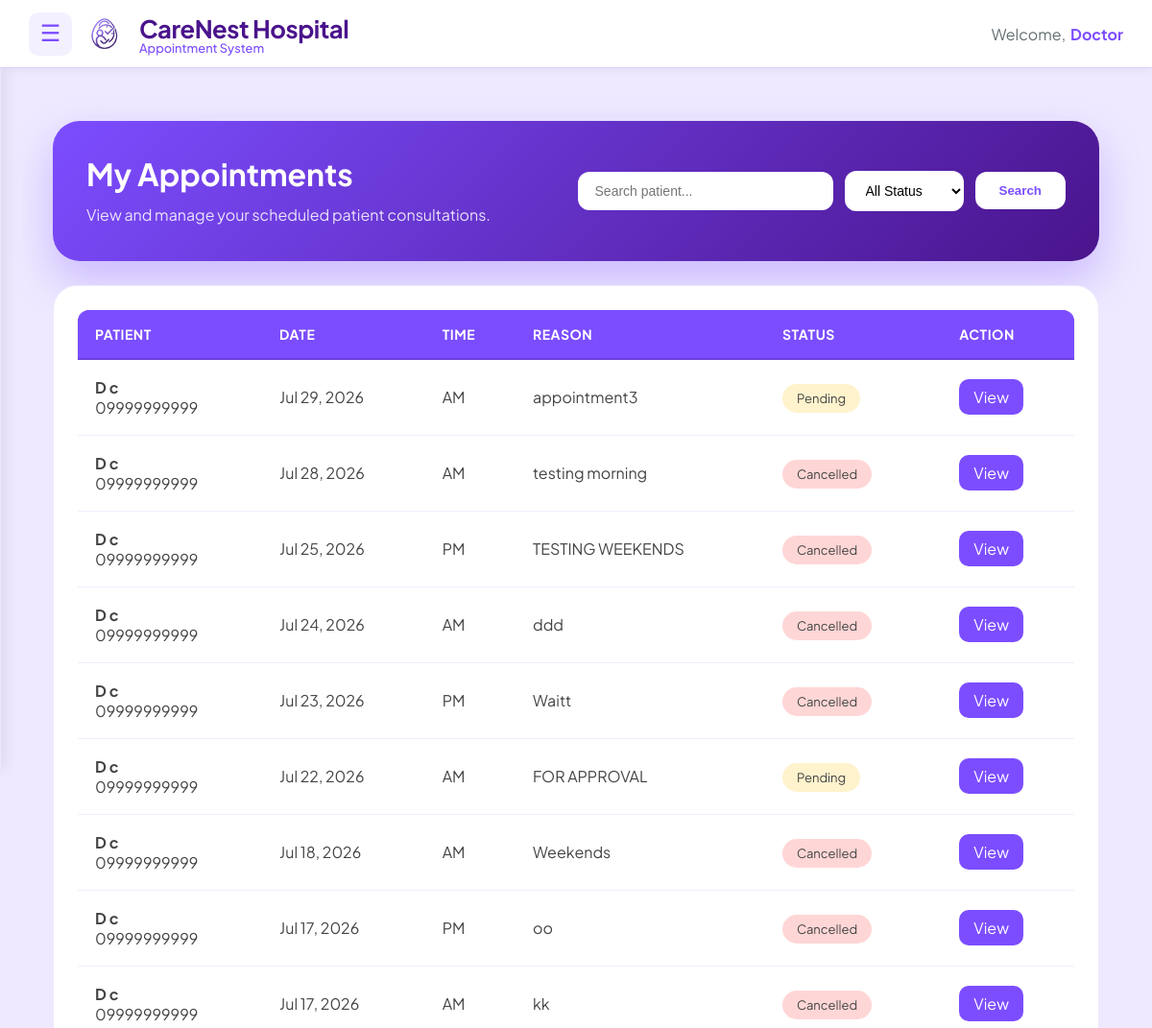
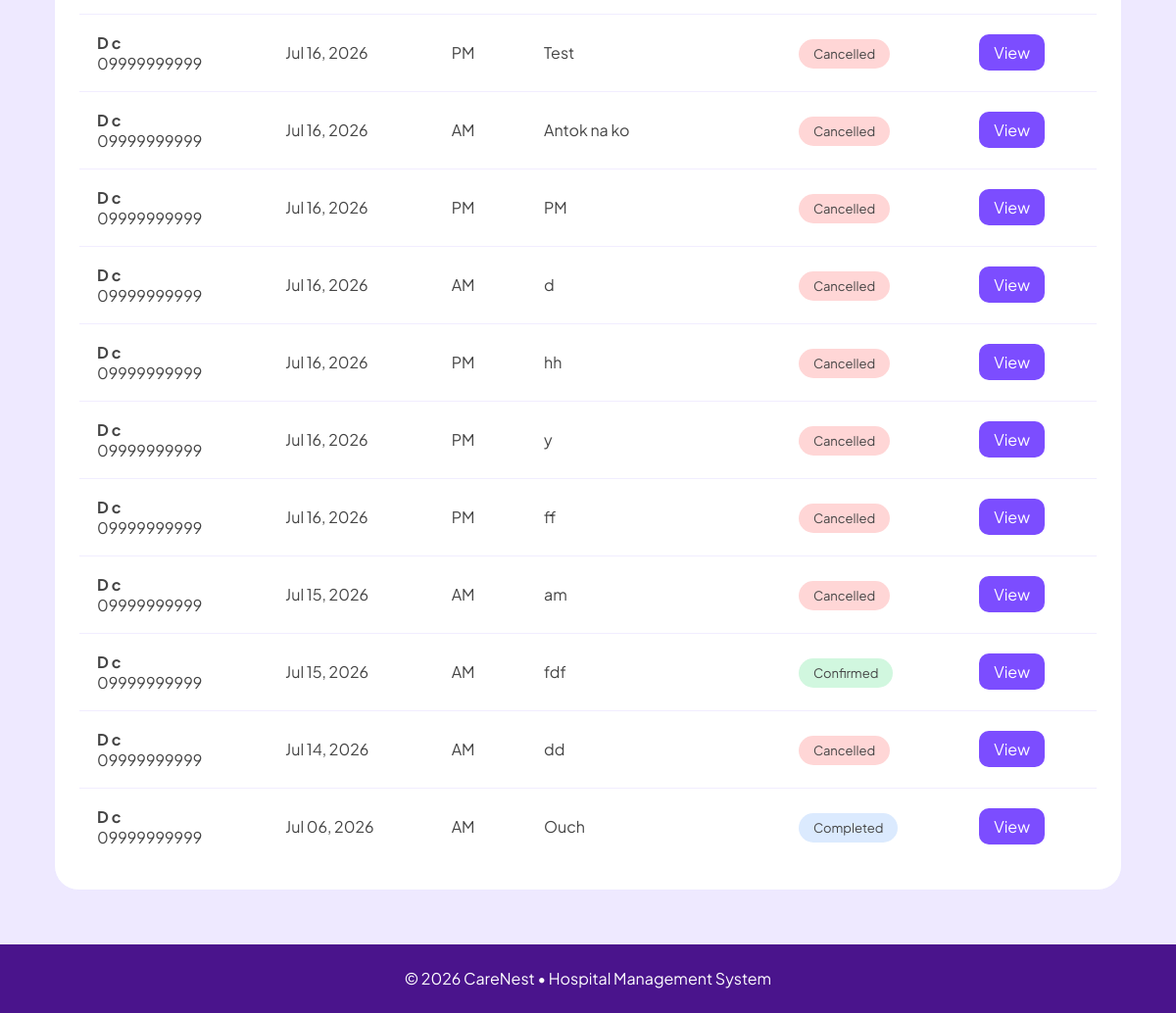
The page /doctor/appointments/ (signed in) on the database its author committed (2 pictures, top to bottom).
### main/models.py (models this page shows, shortened)
class Appointment(models.Model):
    STATUS_CHOICES = [
        ('Waiting', 'Waiting'),
        ('Pending', 'Pending'),
        ('Confirmed', 'Confirmed'),
        ('Completed', 'Completed'),
        ('Cancelled', 'Cancelled'),
    ]
    TIME_PERIOD_CHOICES = [
        ('AM', 'AM'),
        ('PM', 'PM'),
    ]
    patient = models.ForeignKey(
        Patient,
        on_delete=models.CASCADE,
        related_name='appointments'
    )
    doctor = models.ForeignKey(
        Doctor,
        on_delete=models.CASCADE,
        related_name='appointments'
    )
    date = models.DateField()
    time_period = models.CharField(
        max_length=2,
        choices=TIME_PERIOD_CHOICES,
        default='AM'
    )
    reason = models.TextField()
    status = models.CharField(
        max_length=15,
        choices=STATUS_CHOICES,
        default='Pending'
    )
    created_at = models.DateTimeField(auto_now_add=True)

class Patient(models.Model):
    SEX_CHOICES = [
        ('Male', 'Male'),
        ('Female', 'Female'),
        ('Other', 'Other'),
    ]
    BLOOD_TYPE_CHOICES = [
        ('A+', 'A+'),
        ('A-', 'A-'),
        ('B+', 'B+'),
        ('B-', 'B-'),
        ('AB+', 'AB+'),
        ('AB-', 'AB-'),
        ('O+', 'O+'),
        ('O-', 'O-'),
        ('Unknown', 'Unknown'),
    ]
    user = models.OneToOneField(
        User,
        on_delete=models.CASCADE,
        related_name='patient_profile'
    )
    first_name = models.CharField(max_length=50, default="Unknown")
    middle_name = models.CharField(max_length=50, blank=True, null=True)
    last_name = models.CharField(max_length=50, default="Unknown")
    date_of_birth = models.DateField()
    sex = models.CharField(
        max_length=10,
        choices=SEX_CHOICES,
        default='Male'
    )
    blood_type = models.CharField(
        max_length=10,
        choices=BLOOD_TYPE_CHOICES,
        default='Unknown'
    )
    height = models.DecimalField(
        max_digits=5,
        decimal_places=2,
        blank=True,
        null=True,
        help_text="Height in centimeters"
    )
    weight = models.DecimalField(
        max_digits=5,
        decimal_places=2,
        blank=True,
        null=True,
        help_text="Weight in kilograms"
    )
    address = models.TextField()
    contact_number = models.CharField(max_length=15)
    profile_picture = models.ImageField(
        upload_to=user_directory_path,
        default='default.jpg',
        blank=True,
        null=True
    )

### main/views.py (the view, shortened to what this page needs)
# urls.py: path("doctor/appointments/", views.doctor_appointments, name="doctor_appointments"),
@login_required
def doctor_appointments(request):
    doctor = request.user.doctor_profile
    appointments = Appointment.objects.filter(
        doctor=doctor
    ).exclude(
    status="Waiting"
).order_by("-date")
    search = request.GET.get("search")
    status = request.GET.get("status")
    if status:
        appointments = appointments.filter(
            status=status
        )
    context = {
        "appointments": appointments,
        "search": search,
        "selected_status": status,
    }
    return render(
        request,
        "doctors/appointment/doctor_appointment_list.html",
        context
    )

### main/templates/doctors/appointment/doctor_appointment_list.html (shortened to what this page needs)
{% extends "includes/dashboard_base.html" %}
{% load static %}
{% block content %}
{% block extra_css %}
<link rel="stylesheet" href="{% static 'css/doctor_appointment_list.css' %}">
{% endblock %}
<div class="appointments-page">
<section class="appointments-header">
<div class="header-text">
<h1>
My Appointments
</h1>
<p>
View and manage your scheduled patient consultations.
</p>
</div>
<form method="GET" class="appointment-search">
<input
type="text"
name="search"
placeholder="Search patient..."
>
<select name="status">
<option value="">
All Status
</option>
</select>
<button type="submit">
Search
</button>
</form>
</section>
<section class="appointment-table-card">
<table>
<thead>
<tr>
<th>
Patient
</th>
<th>
Date
</th>
<th>
Time
</th>
<th>
Reason
</th>
<th>
Status
</th>
<th>
Action
</th>
</tr>
</thead>
<tbody>
{% for appointment in appointments %}
<tr>
<td>
<strong>
{{ appointment.patient.first_name }}
{{ appointment.patient.last_name }}
</strong>
<br>
{{ appointment.patient.contact_number }}
</td>
<td>
{{ appointment.date|date:"M d, Y" }}
</td>
<td>
{{ appointment.time_period }}
</td>
<td>
{{ appointment.reason }}
</td>
<td>
<span class="status {{ appointment.status|lower }}">
{{ appointment.status }}
</span>
</td>
<td>
<a href="{% url 'doctor_appointment_detail' appointment.id %}" class="view-btn">
    View
</a>
</td>
</tr>
{% empty %}
<tr>
<td colspan="6" class="empty">
No appointments found.
</td>
</tr>
{% endfor %}
</tbody>
</table>
</section>
</div>
{% endblock %}

### main/templates/includes/dashboard_base.html (shortened to what this page needs)
{% load static %}
<!DOCTYPE html>
<html lang="en">
<head>
    <link rel="stylesheet" href="{% static 'css/dashboard_base.css' %}">
</head>
<body>
    <header class="dashboard-header">
        <div class="header-left">
            <button class="menu-btn" id="menu-toggle">
                ☰
            </button>
            <div class="brand">
                <img src="{% static 'images/CarenestLOGO.png' %}" alt="CareNest Logo" class="logo">
                <div class="brand-text">
                    <span class="hospital-name">CareNest Hospital</span>
                    <span class="tagline">Appointment System</span>
                </div>
            </div>
        </div>
        <div class="header-right">
            <span class="welcome-text">Welcome,</span>
            <span class="user-name">
                {{ request.user.first_name }}
            </span>
        </div>
    </header>
    <main class="dashboard-content" id="dashboard-content">
    {% block content %}
    {% endblock %}
</main>
    <footer class="dashboard-footer">
        <p>
            © 2026 CareNest • Hospital Management System
        </p>
    </footer>
</body>
</html>

### main/static/css/dashboard_base.css (style rules this page uses)
:root { --header-height:70px; --footer-height:70px; --sidebar-width:260px; --primary-purple:#7c4dff; --soft-purple:#f3f0ff; --deep-purple:#4a148c; --text-main:#2d3436; --text-muted:#636e72; --white:#ffffff; }
body { margin:0; font-family:'Plus Jakarta Sans',sans-serif; background:#fafaff; color:var(--text-main); min-height:100vh; display:flex; flex-direction:column; }
.dashboard-header { position:sticky; top:0; z-index:1000; height:70px; display:flex; justify-content:space-between; align-items:center; padding:0 30px; background:var(--white); border-bottom:1px solid #ddd0ff; box-shadow:0 2px 10px rgba(0,0,0,.05); }
.header-left { display:flex; align-items:center; gap:18px; }
.menu-btn { width:45px; height:45px; border:none; border-radius:10px; background:var(--soft-purple); color:var(--primary-purple); font-size:24px; cursor:pointer; transition:.3s; }
.brand { display:flex; align-items:center; gap:12px; }
.logo { width:32px; height:32px; object-fit:contain; margin-right:8px; }
.brand-text { display:flex; flex-direction:column; }
.hospital-name { font-size: 1.6rem; font-weight: 700; color: var(--deep-purple); letter-spacing: -0.5px; }
.tagline { font-size: 0.8rem; color: var(--primary-purple); font-weight: 500; margin-top: -4px; }
.header-right { display:flex; align-items:center; gap:5px; font-size:16px; }
.welcome-text { color:var(--text-muted); }
.user-name { font-weight:700; color:var(--primary-purple); }
.dashboard-content { flex:1; padding:30px; transition:margin-left .3s ease; background:#eee9ff; min-height:calc(100vh - var(--header-height) - var(--footer-height)); }
.dashboard-footer { height:70px; background:var(--deep-purple); color:white; display:flex; justify-content:center; align-items:center; flex-shrink:0; }

### main/static/css/doctor_appointment_list.css (style rules this page uses)
.appointments-page { max-width:1200px; margin:auto; padding:25px; }
.appointments-header { background: linear-gradient( 135deg, #7c4dff, #4a148c ); border-radius:28px; padding:35px; margin-bottom:25px; color:white; box-shadow: 0 20px 45px rgba(124,77,255,.30); border:none; display:flex; justify-content:space-between; align-items:center; gap:30px; }
.appointments-header h1 { color:white; font-size:32px; margin:0 0 10px; }
.appointments-header p { color:rgba(255,255,255,.85); font-size:16px; line-height:1.6; margin:0; }
.header-text { flex:1; }
.appointment-search { display:flex; align-items:center; gap:12px; margin:0; }
.appointment-search input { width:230px; padding:12px 18px; border-radius:12px; border:none; outline:none; background:white; font-size:14px; }
.appointment-search select { padding:12px 18px; border-radius:12px; border:none; outline:none; background:white; font-size:14px; cursor:pointer; }
.appointment-search button { padding:12px 25px; border-radius:12px; border:none; background:white; color:#7c4dff; font-weight:700; cursor:pointer; transition:.3s; }
.appointment-table-card { background:white; padding:25px; border-radius:25px; border:1px solid #ece8ff; overflow-x:auto; }
table { width:100%; border-collapse:collapse; }
thead { background:#7b4dff; }
th { padding:16px 18px; text-align:left; background:#7b4dff; color:#ffffff; font-size:14px; font-weight:700; text-transform:uppercase; letter-spacing:.5px; border-bottom:2px solid #6940dd; }
th:first-child { border-top-left-radius:12px; }
th:last-child { border-top-right-radius:12px; }
td { padding:18px; border-top:1px solid #eee; border-bottom:1px solid #f1edff; color:#444; }
tbody tr { transition:.25s; }
tbody tr:last-child td { border-bottom:none; }
.status { padding:7px 15px; border-radius:20px; font-size:13px; }
.pending { background:#fff3cd; }
.confirmed { background:#d1f7df; }
.completed { background:#dbeafe; }
.cancelled { background:#ffd6d6; }
.view-btn { background:#7c4dff; color:white; padding:8px 15px; border-radius:10px; text-decoration:none; }

### rows shown on the page
Appointment: patient.first_name "D", patient.last_name "c", patient.contact_number "09999999999", date "Jul 29, 2026", time_period "AM", reason "appointment3", status "Pending"
Appointment: patient.first_name "D", patient.last_name "c", patient.contact_number "09999999999", date "Jul 28, 2026", time_period "AM", reason "testing morning", status "Cancelled"
Appointment: patient.first_name "D", patient.last_name "c", patient.contact_number "09999999999", date "Jul 25, 2026", time_period "PM", reason "TESTING WEEKENDS", status "Cancelled"
Appointment: patient.first_name "D", patient.last_name "c", patient.contact_number "09999999999", date "Jul 24, 2026", time_period "AM", reason "ddd", status "Cancelled"
Appointment: patient.first_name "D", patient.last_name "c", patient.contact_number "09999999999", date "Jul 23, 2026", time_period "PM", reason "Waitt", status "Cancelled"
Appointment: patient.first_name "D", patient.last_name "c", patient.contact_number "09999999999", date "Jul 22, 2026", time_period "AM", reason "FOR APPROVAL", status "Pending"
Appointment: patient.first_name "D", patient.last_name "c", patient.contact_number "09999999999", date "Jul 18, 2026", time_period "AM", reason "Weekends", status "Cancelled"
Appointment: patient.first_name "D", patient.last_name "c", patient.contact_number "09999999999", date "Jul 17, 2026", time_period "PM", reason "oo", status "Cancelled"
Appointment: patient.first_name "D", patient.last_name "c", patient.contact_number "09999999999", date "Jul 17, 2026", time_period "AM", reason "kk", status "Cancelled"
Appointment: patient.first_name "D", patient.last_name "c", patient.contact_number "09999999999", date "Jul 16, 2026", time_period "PM", reason "Test", status "Cancelled"
Appointment: patient.first_name "D", patient.last_name "c", patient.contact_number "09999999999", date "Jul 16, 2026", time_period "AM", reason "Antok na ko", status "Cancelled"
Appointment: patient.first_name "D", patient.last_name "c", patient.contact_number "09999999999", date "Jul 16, 2026", time_period "PM", reason "PM", status "Cancelled"
Appointment: patient.first_name "D", patient.last_name "c", patient.contact_number "09999999999", date "Jul 16, 2026", time_period "AM", reason "d", status "Cancelled"
Appointment: patient.first_name "D", patient.last_name "c", patient.contact_number "09999999999", date "Jul 16, 2026", time_period "PM", reason "hh", status "Cancelled"
Appointment: patient.first_name "D", patient.last_name "c", patient.contact_number "09999999999", date "Jul 16, 2026", time_period "PM", reason "y", status "Cancelled"
Appointment: patient.first_name "D", patient.last_name "c", patient.contact_number "09999999999", date "Jul 16, 2026", time_period "PM", reason "ff", status "Cancelled"
Appointment: patient.first_name "D", patient.last_name "c", patient.contact_number "09999999999", date "Jul 15, 2026", time_period "AM", reason "am", status "Cancelled"
Appointment: patient.first_name "D", patient.last_name "c", patient.contact_number "09999999999", date "Jul 15, 2026", time_period "AM", reason "fdf", status "Confirmed"
Appointment: patient.first_name "D", patient.last_name "c", patient.contact_number "09999999999", date "Jul 14, 2026", time_period "AM", reason "dd", status "Cancelled"
Appointment: patient.first_name "D", patient.last_name "c", patient.contact_number "09999999999", date "Jul 06, 2026", time_period "AM", reason "Ouch", status "Completed"

### other values the page prints
{{ request.user.first_name }} "Doctor"
